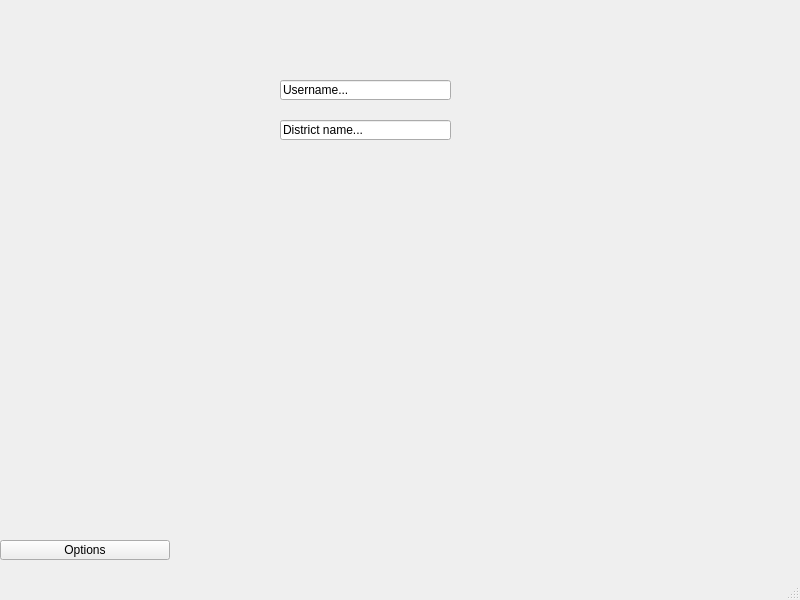
<?xml version="1.0" encoding="UTF-8"?>
<ui version="4.0">
 <class>MainWindow</class>
 <widget class="QMainWindow" name="MainWindow">
  <property name="geometry">
   <rect>
    <x>0</x>
    <y>0</y>
    <width>800</width>
    <height>600</height>
   </rect>
  </property>
  <property name="maximumSize">
   <size>
    <width>800</width>
    <height>600</height>
   </size>
  </property>
  <property name="windowTitle">
   <string>Toontown Launcher</string>
  </property>
  <widget class="QWidget" name="centralwidget">
   <widget class="QLineEdit" name="name">
    <property name="geometry">
     <rect>
      <x>280</x>
      <y>80</y>
      <width>171</width>
      <height>20</height>
     </rect>
    </property>
    <property name="text">
     <string>Username...</string>
    </property>
   </widget>
   <widget class="QPushButton" name="options_menu">
    <property name="geometry">
     <rect>
      <x>0</x>
      <y>540</y>
      <width>170</width>
      <height>20</height>
     </rect>
    </property>
    <property name="maximumSize">
     <size>
      <width>170</width>
      <height>20</height>
     </size>
    </property>
    <property name="text">
     <string>Options</string>
    </property>
   </widget>
   <widget class="QLineEdit" name="districtName">
    <property name="geometry">
     <rect>
      <x>280</x>
      <y>120</y>
      <width>171</width>
      <height>20</height>
     </rect>
    </property>
    <property name="text">
     <string>District name...</string>
    </property>
   </widget>
  </widget>
  <widget class="QMenuBar" name="menubar">
   <property name="geometry">
    <rect>
     <x>0</x>
     <y>0</y>
     <width>800</width>
     <height>21</height>
    </rect>
   </property>
  </widget>
  <widget class="QStatusBar" name="statusbar"/>
 </widget>
 <resources/>
 <connections/>
</ui>
